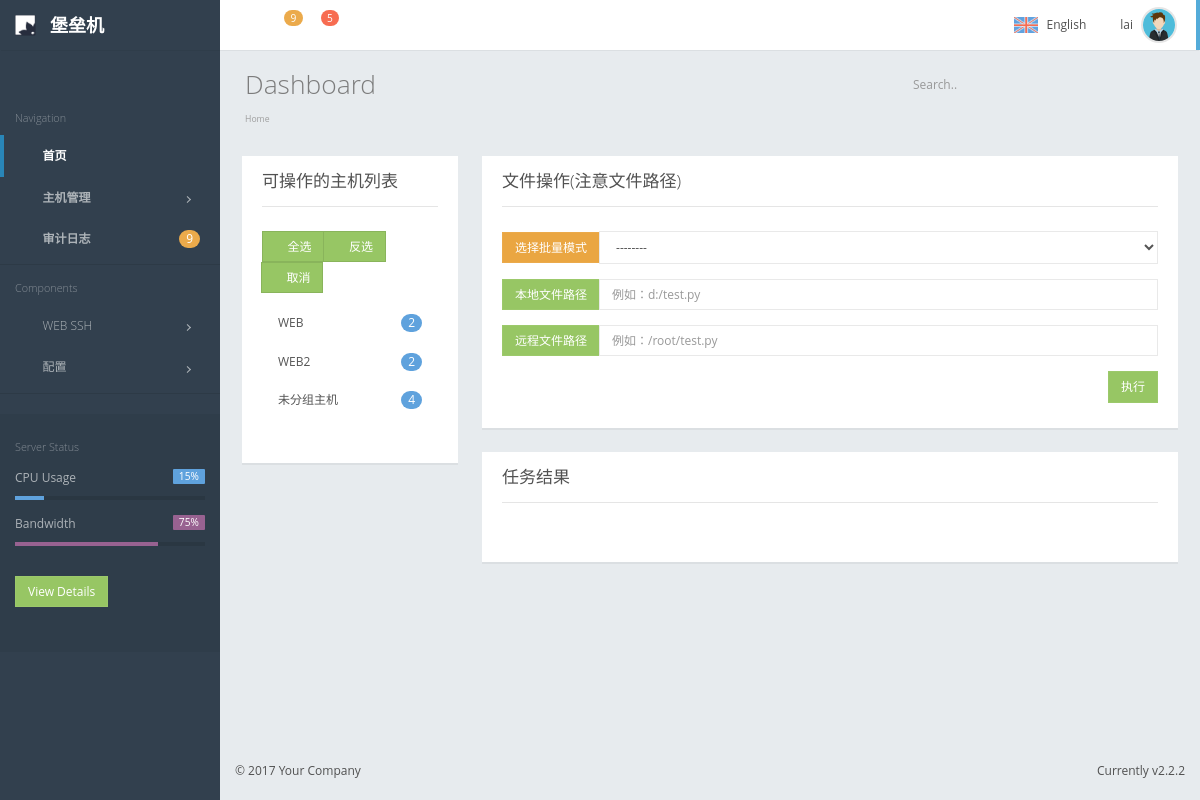
The page /hosts-file.html (signed in) on the database its author committed.
### repository/models.py (models this page shows, shortened)
class UserProfile(AbstractBaseUser, PermissionsMixin):
    email = models.EmailField(
        verbose_name='email address',
        max_length=255,
        unique=True,
    )
    name = models.CharField(max_length=64, verbose_name="姓名")
    is_active = models.BooleanField(default=True)
    is_staff = models.BooleanField(default=True)
    objects = UserProfileManager()
    host_to_remote_users = models.ManyToManyField("HostToRemoteUser", blank=True)
    host_groups = models.ManyToManyField("HostGroup", blank=True)
    USERNAME_FIELD = 'email'
    REQUIRED_FIELDS = ['name']

class HostGroup(models.Model):
    name = models.CharField(max_length=64, unique=True)
    host_to_remote_users = models.ManyToManyField("HostToRemoteUser")

### web/views/home.py (the view, shortened to what this page needs)
# urls.py: url(r'^hosts-file.html$', home.HostsFileView.as_view()),
class HostsFileView(View):
    @method_decorator(login_required)
    def get(self, request):
        return render(request, 'host_file.html')

### templates/host_file.html (shortened to what this page needs)
{% extends 'public/layout.html' %}
{% load staticfiles %}
{% block page-content %}
    <div class="row">
        {% include 'include/host_list.html' %}
        <div class="col-sm-9">
            <div class="panel ">
                <div class="panel-heading">
                    <h3 class="panel-title">文件操作(注意文件路径)</h3>
                </div>
                <div class="panel-body">
                    <div class="input-group mar-btm">
                        <span class="input-group-btn">
                            <button class="btn btn-warning" type="button">选择批量模式</button>
                        </span>
                        <select id="file_type" class="form-control">
                            <option value="" selected>--------</option>
                        </select>
                    </div>
                    <div class="form-horizontal">
                        <div class="input-group mar-btm">
                            <span class="input-group-btn">
                                <button class="btn btn-success" type="button">本地文件路径</button>
                            </span>
                            <input id="local_file_path" placeholder="例如：d:/test.py" class="form-control" type="text">
                        </div>
                        <div class="input-group mar-btm">
                            <span class="input-group-btn">
                                <button class="btn btn-success" type="button">远程文件路径</button>
                            </span>
                            <input id="remote_file_path" placeholder="例如：/root/test.py" class="form-control" type="text">
                        </div>
                    </div>
                    <input exeute-type="file" id='idExecute' type="button" class="btn btn-success pull-right" value="执行">
                </div>
            </div>
            <div class="panel">
                <div class="panel-heading">
                    <h3 class="panel-title">
                        任务结果
                    </h3>
                </div>
                <div class="panel-body" >
                </div>
            </div>
        </div>
    </div>
{% endblock %}

### templates/public/layout.html (shortened to what this page needs)
{% extends 'public/base.html' %}
{% block body %}
    <div id="container" class="effect mainnav-lg">
		<header id="navbar">
			<div id="navbar-container" class="boxed">
				<div class="navbar-header">
					<a class="navbar-brand">
						<img src="/static/img/logo.png" alt="Nifty Logo" class="brand-icon">
						<div class="brand-title">
							<span class="brand-text">堡垒机</span>
						</div>
					</a>
				</div>
				<div class="navbar-content clearfix">
					<ul class="nav navbar-top-links pull-left">
						<li class="tgl-menu-btn">
							<a class="mainnav-toggle" href="#">
								<i class="fa fa-navicon fa-lg"></i>
							</a>
						</li>
						<li class="dropdown">
							<a href="#" data-toggle="dropdown" class="dropdown-toggle">
								<i class="fa fa-envelope fa-lg"></i>
								<span class="badge badge-header badge-warning">9</span>
							</a>
						</li>
						<li class="dropdown">
							<a href="#" data-toggle="dropdown" class="dropdown-toggle">
								<i class="fa fa-bell fa-lg"></i>
								<span class="badge badge-header badge-danger">5</span>
							</a>
						</li>
						<li class="mega-dropdown">
							<a href="#" class="mega-dropdown-toggle">
								<i class="fa fa-th-large fa-lg"></i>
							</a>
						</li>
					</ul>
					<ul class="nav navbar-top-links pull-right">
						<li class="dropdown">
							<a id="demo-lang-switch" class="lang-selector dropdown-toggle" href="#" data-toggle="dropdown">
								<span class="lang-selected">
									<img class="lang-flag" src="/static/img/flags/united-kingdom.png" alt="English">
									<span class="lang-name">English</span>
								</span>
							</a>
						</li>
						<li id="dropdown-user" class="dropdown">
							<a href="#" data-toggle="dropdown" class="dropdown-toggle text-right">
								<span class="pull-right">
									<img class="img-circle img-user media-object" src="/static/img/av1.png" alt="Profile Picture">
								</span>
								<div class="username hidden-xs">{{ request.user.name }}</div>
							</a>
						</li>
					</ul>
				</div>
			</div>
		</header>
		<div class="boxed">
			<div id="content-container">
				<div id="page-title">
					<h1 class="page-header text-overflow">Dashboard</h1>
					<div class="searchbox">
						<div class="input-group custom-search-form">
							<input type="text" class="form-control" placeholder="Search..">
							<span class="input-group-btn">
								<button class="text-muted" type="button"><i class="fa fa-search"></i></button>
							</span>
						</div>
					</div>
				</div>
				<ol class="breadcrumb">
					<li><a href="/index.html">Home</a></li>
				</ol>
                <div id="page-content">
                    {% block page-content %}{% endblock %}
                </div>
			</div>
			<nav id="mainnav-container">
				<div id="mainnav">
					<div id="mainnav-shortcut">
						<ul class="list-unstyled">
							<li class="col-xs-4" data-content="Additional Sidebar">
								<a id="demo-toggle-aside" class="shortcut-grid" href="#">
									<i class="fa fa-magic"></i>
								</a>
							</li>
							<li class="col-xs-4" data-content="Notification">
								<a id="demo-alert" class="shortcut-grid" href="#">
									<i class="fa fa-bullhorn"></i>
								</a>
							</li>
							<li class="col-xs-4" data-content="Page Alerts">
								<a id="demo-page-alert" class="shortcut-grid" href="#">
									<i class="fa fa-bell"></i>
								</a>
							</li>
						</ul>
					</div>
					<div id="mainnav-menu-wrap">
						<div class="nano">
							<div class="nano-content">
								<ul id="mainnav-menu" class="list-group">
									<li class="list-header">Navigation</li>
									<li class="active-link">
										<a href="#">
											<i class="fa fa-dashboard"></i>
											<span class="menu-title">
												<strong>首页</strong>
											</span>
										</a>
									</li>
									<li class="">
										<a href="#">
											<i class="fa fa-th"></i>
											<span class="menu-title">
												<strong>主机管理</strong>
											</span>
											<i class="arrow"></i>
										</a>
									</li>
									<li>
										<a href="/hosts-log.html">
											<i class="fa fa-flask"></i>
											<span class="menu-title">
												<strong>审计日志</strong>
												<span class="pull-right badge badge-warning">9</span>
											</span>
										</a>
									</li>
									<li class="list-divider"></li>
									<li class="list-header">Components</li>
									<li>
										<a href="#">
											<i class="fa fa-briefcase"></i>
											<span class="menu-title">WEB SSH</span>
											<i class="arrow"></i>
										</a>
									</li>
                                    <li>
										<a href="#">
											<i class="fa fa-cogs" aria-hidden="true"></i>
											<span class="menu-title">配置</span>
											<i class="arrow"></i>
										</a>
									</li>
									<li class="list-divider"></li>
								</ul>
								<div class="mainnav-widget">
									<div id="demo-wg-server" class="hide-small mainnav-widget-content">
										<ul class="list-group">
											<li class="list-header pad-no pad-ver">Server Status</li>
											<li class="mar-btm">
												<span class="label label-primary pull-right">15%</span>
												<p>CPU Usage</p>
												<div class="progress progress-sm">
													<div class="progress-bar progress-bar-primary" style="width: 15%;">
													</div>
												</div>
											</li>
											<li class="mar-btm">
												<span class="label label-purple pull-right">75%</span>
												<p>Bandwidth</p>
												<div class="progress progress-sm">
													<div class="progress-bar progress-bar-purple" style="width: 75%;">
													</div>
												</div>
											</li>
											<li class="pad-ver"><a href="#" class="btn btn-success btn-bock">View Details</a></li>
										</ul>
									</div>
								</div>
							</div>
						</div>
					</div>
				</div>
			</nav>
		</div>
        <footer id="footer">
            <div class="hide-fixed pull-right pad-rgt">Currently v2.2.2</div>
            <p class="pad-lft">&#0169; 2017 Your Company</p>
        </footer>
	</div>
{% endblock %}

### templates/include/host_list.html (shortened to what this page needs)
<div class="col-sm-3">
    <div class="panel ">
        <div class="panel-heading">
            <h3 class="panel-title">可操作的主机列表</h3>
        </div>
        <div class="panel-body">
            <div class="btn-group" role="group" style="margin-bottom: 10px">
                <button id="idCheckAll" type="button" class="btn btn-success">
                    <i class="fa fa-check-square"></i> 全选
                </button>
                <button id="idReverseAll" type="button" class="btn btn-success">
                    <i class="fa fa-check-square-o"></i> 反选
                </button>
                <button id="idCancelAll" type="button" class="btn btn-success">
                    <i class="fa fa-minus-square-o"></i> 取消
                </button>
            </div>
            <div class="list-group bord-no">
                {% for host_group in request.user.host_groups.all %}
                    <a class="list-group-item" href="#">
                        {{ host_group.name | upper }}
                        <span class="badge badge-primary">
                            {{ host_group.host_to_remote_users.count }}
                        </span>
                    </a>
                {% endfor %}
                <a class="list-group-item" href="#">未分组主机
                    <span class="badge badge-primary">
                        {{ request.user.host_to_remote_users.count }}
                    </span>
                </a>
            </div>
        </div>
    </div>
</div>

### rows shown on the page
UserProfile: user.name "lai", user.host_to_remote_users.count "4"
HostGroup: name "WEB", host_to_remote_users.count "2"
HostGroup: name "WEB2", host_to_remote_users.count "2"
